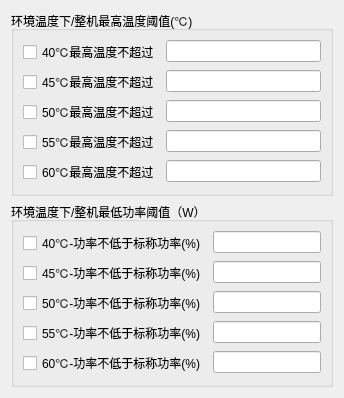
            <widget class="QWidget" name="tab_62">
             <attribute name="title">
              <string>整机参数</string>
             </attribute>
             <layout class="QVBoxLayout" name="verticalLayout_62">
              <item>
               <widget class="QGroupBox" name="groupBox_98">
                <property name="title">
                 <string>环境温度下/整机最高温度阈值(℃)</string>
                </property>
                <layout class="QFormLayout" name="formLayout_66">
                 <item row="0" column="0">
                  <widget class="QCheckBox" name="bym1200_t40_ckx">
                   <property name="text">
                    <string>40℃最高温度不超过</string>
                   </property>
                  </widget>
                 </item>
                 <item row="0" column="1">
                  <widget class="QLineEdit" name="bym1200_t40_edt"/>
                 </item>
                 <item row="1" column="0">
                  <widget class="QCheckBox" name="bym1200_t45_ckx">
                   <property name="text">
                    <string>45℃最高温度不超过</string>
                   </property>
                  </widget>
                 </item>
                 <item row="1" column="1">
                  <widget class="QLineEdit" name="bym1200_t45_edt"/>
                 </item>
                 <item row="2" column="0">
                  <widget class="QCheckBox" name="bym1200_t50_ckx">
                   <property name="text">
                    <string>50℃最高温度不超过</string>
                   </property>
                  </widget>
                 </item>
                 <item row="2" column="1">
                  <widget class="QLineEdit" name="bym1200_t50_edt"/>
                 </item>
                 <item row="3" column="0">
                  <widget class="QCheckBox" name="bym1200_t55_ckx">
                   <property name="text">
                    <string>55℃最高温度不超过</string>
                   </property>
                  </widget>
                 </item>
                 <item row="3" column="1">
                  <widget class="QLineEdit" name="bym1200_t55_edt"/>
                 </item>
                 <item row="4" column="0">
                  <widget class="QCheckBox" name="bym1200_t60_ckx">
                   <property name="text">
                    <string>60℃最高温度不超过</string>
                   </property>
                  </widget>
                 </item>
                 <item row="4" column="1">
                  <widget class="QLineEdit" name="bym1200_t60_edt"/>
                 </item>
                </layout>
               </widget>
              </item>
              <item>
               <widget class="QGroupBox" name="groupBox_99">
                <property name="title">
                 <string>环境温度下/整机最低功率阈值（W）</string>
                </property>
                <layout class="QFormLayout" name="formLayout_67">
                 <item row="0" column="0">
                  <widget class="QCheckBox" name="bym1200_rt40_time_ckx">
                   <property name="text">
                    <string>40℃-功率不低于标称功率(%)</string>
                   </property>
                  </widget>
                 </item>
                 <item row="0" column="1">
                  <widget class="QLineEdit" name="bym1200_rt40_time_edt"/>
                 </item>
                 <item row="1" column="0">
                  <widget class="QCheckBox" name="bym1200_rt45_time_ckx">
                   <property name="text">
                    <string>45℃-功率不低于标称功率(%)</string>
                   </property>
                  </widget>
                 </item>
                 <item row="1" column="1">
                  <widget class="QLineEdit" name="bym1200_rt45_time_edt"/>
                 </item>
                 <item row="2" column="0">
                  <widget class="QCheckBox" name="bym1200_rt50_time_ckx">
                   <property name="text">
                    <string>50℃-功率不低于标称功率(%)</string>
                   </property>
                  </widget>
                 </item>
                 <item row="2" column="1">
                  <widget class="QLineEdit" name="bym1200_rt50_time_edt"/>
                 </item>
                 <item row="3" column="0">
                  <widget class="QCheckBox" name="bym1200_rt55_time_ckx">
                   <property name="text">
                    <string>55℃-功率不低于标称功率(%)</string>
                   </property>
                  </widget>
                 </item>
                 <item row="3" column="1">
                  <widget class="QLineEdit" name="bym1200_rt55_time_edt"/>
                 </item>
                 <item row="4" column="0">
                  <widget class="QCheckBox" name="bym1200_rt60_time_ckx">
                   <property name="text">
                    <string>60℃-功率不低于标称功率(%)</string>
                   </property>
                  </widget>
                 </item>
                 <item row="4" column="1">
                  <widget class="QLineEdit" name="bym1200_rt60_time_edt"/>
                 </item>
                </layout>
               </widget>
              </item>
             </layout>
            </widget>
